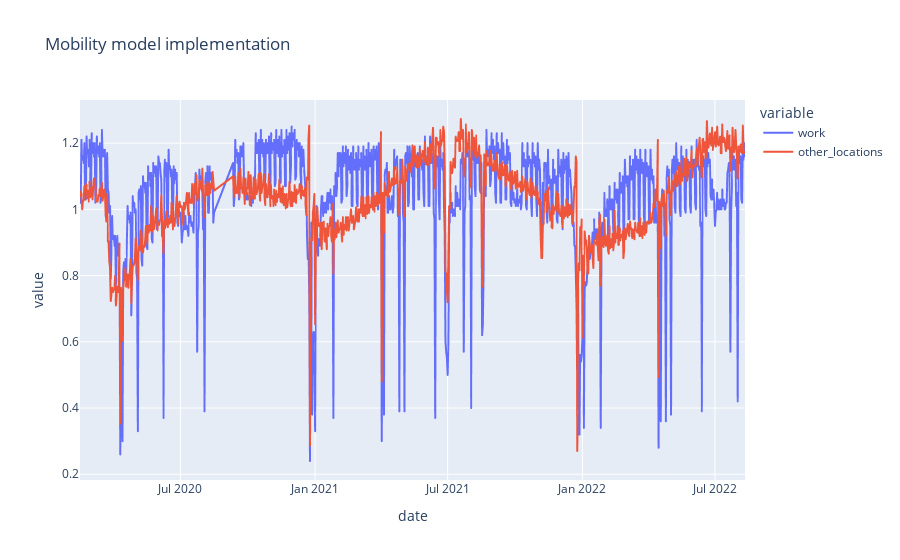

Source (notebook cell):
### Code cell
mobility_map_req = baseline_params["mobility"]["google_mobility_locations"]
model_loc_mobility_values = weight_mobility_data(
    mob_df, 
    mobility_map_req,
)
print("Requested mapping:")
pretty_print(mobility_map_req)
model_loc_mobility_values.index = mob_df["date"]
model_loc_mobility_values.plot(title="Mobility model implementation")

### Figure 1 — Plotly figure (JSON) as saved in the notebook; plotly's stock layout.template omitted (floating-point values rounded to 4 significant figures; data arrays with more than 128 entries replaced by an {"elided": "..."} marker saying what was removed)
{"data": [{"hovertemplate": "variable=work<br>date=%{x}<br>value=%{y}<extra></extra>", "legendgroup": "work", "line": {"color": "#636efa", "dash": "solid"}, "marker": {"symbol": "circle"}, "mode": "lines", "name": "work", "showlegend": true, "type": "scattergl", "x": {"elided": "880 str values"}, "xaxis": "x", "y": {"elided": "880 float values"}, "yaxis": "y"}, {"hovertemplate": "variable=other_locations<br>date=%{x}<br>value=%{y}<extra></extra>", "legendgroup": "other_locations", "line": {"color": "#EF553B", "dash": "solid"}, "marker": {"symbol": "circle"}, "mode": "lines", "name": "other_locations", "showlegend": true, "type": "scattergl", "x": {"elided": "880 str values"}, "xaxis": "x", "y": {"elided": "880 float values"}, "yaxis": "y"}], "layout": {"legend": {"title": {"text": "variable"}, "tracegroupgap": 0}, "title": {"text": "Mobility model implementation"}, "xaxis": {"anchor": "y", "domain": [0, 1], "title": {"text": "date"}}, "yaxis": {"anchor": "x", "domain": [0, 1], "title": {"text": "value"}}}}
